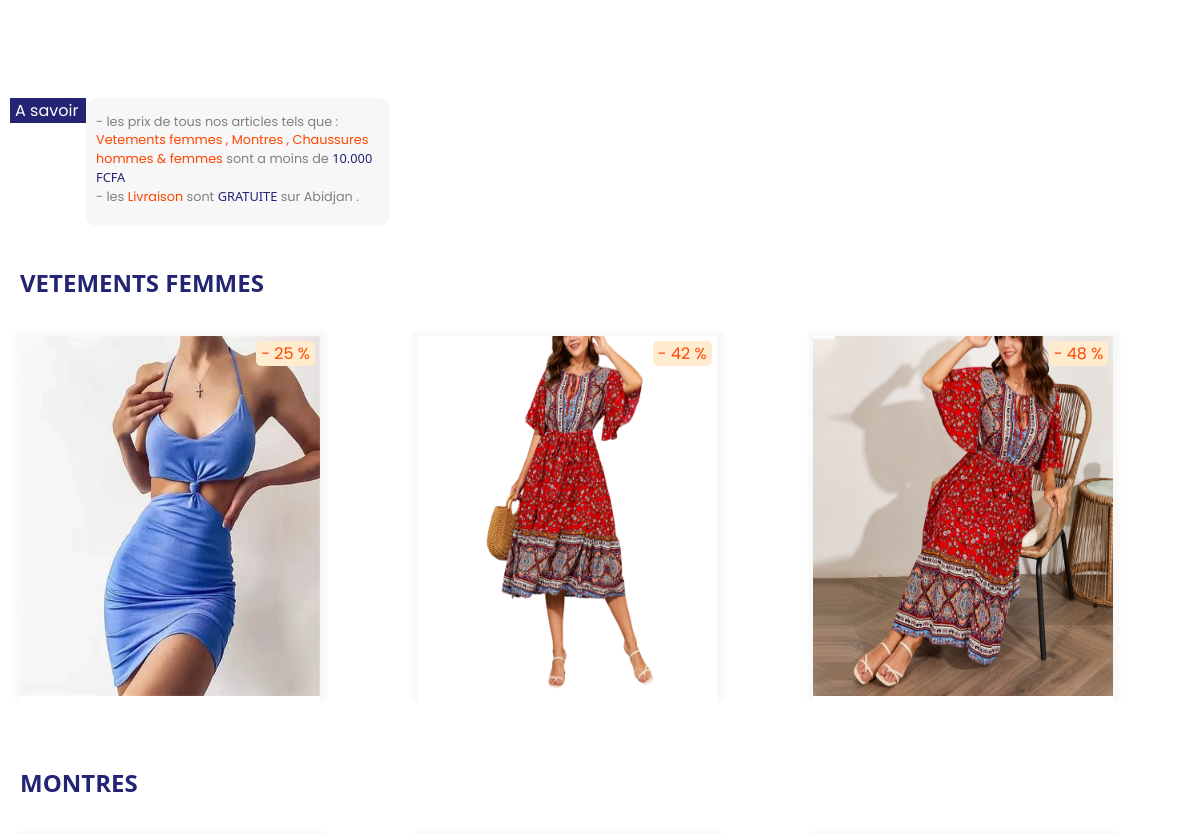
Before: / (middle part) with the older database file.
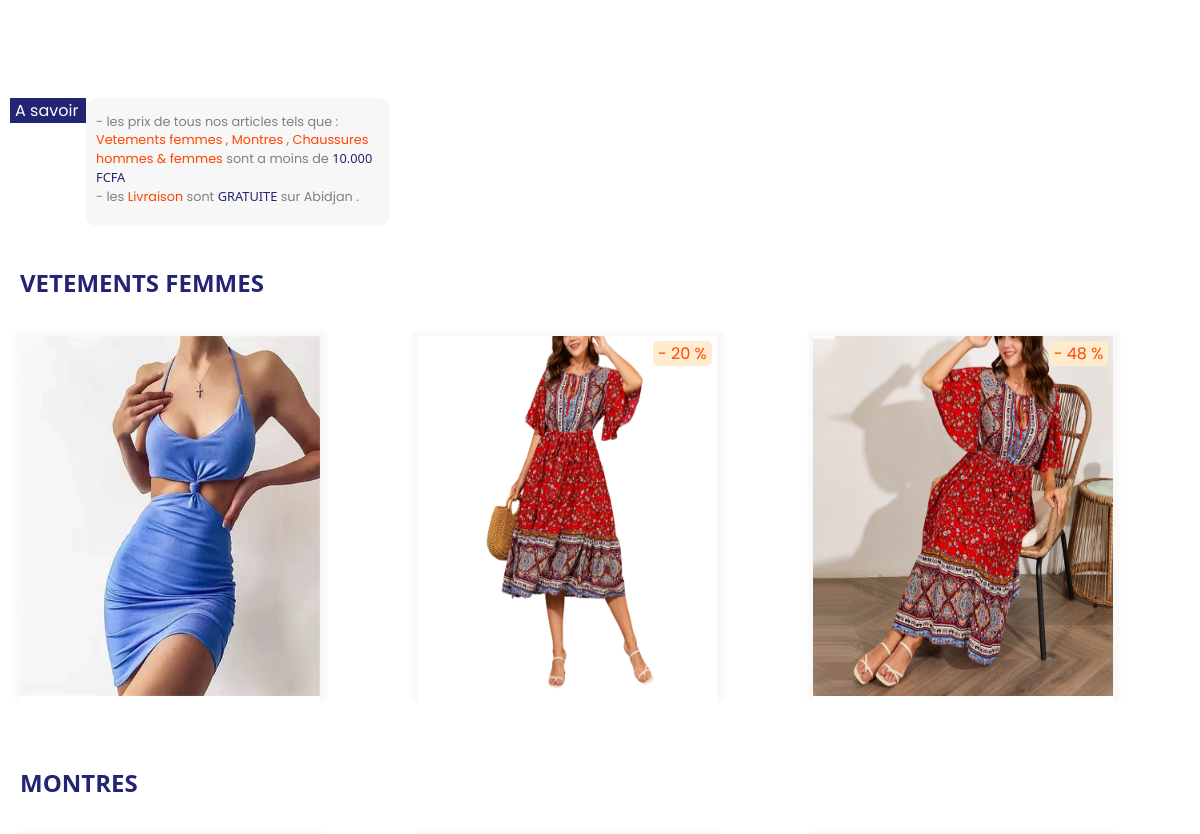
After: the same page with the newer database file.
### app.py (models this page shows, shortened)
class Ajouter(db.Model):
    id = db.Column(db.Integer, primary_key = True)
    nom = db.Column(db.String(15), unique = False , nullable = False)
    description = db.Column(db.String(100), unique = False , nullable = False)
    prix = db.Column(db.String(100), unique = False , nullable = False)
    porce = db.Column(db.String(100), unique = False , nullable = False)
    porceprix = db.Column(db.String(100), unique = False , nullable = False)
    categorie = db.Column(db.String(100), unique = False , nullable = False)
    image = db.Column(db.String(100), unique = True , nullable = False)
    twoimage = db.Column(db.String(100), unique = False , nullable = False)
    threeimage = db.Column(db.String(100), unique = False , nullable = False)
    forimage = db.Column(db.String(100), unique = False , nullable = False)
    xs = db.Column(db.String(100), unique = False , nullable = False)
    s = db.Column(db.String(100), unique = False , nullable = False)
    m = db.Column(db.String(100), unique = False , nullable = False)
    l = db.Column(db.String(100), unique = False , nullable = False)
    xl = db.Column(db.String(100), unique = False , nullable = False)
    xxl = db.Column(db.String(100), unique = False , nullable = False)
    rouge = db.Column(db.String(100), unique = False , nullable = False)
    blanc = db.Column(db.String(100), unique = False , nullable = False)
    noir = db.Column(db.String(100), unique = False , nullable = False)
    jaune = db.Column(db.String(100), unique = False , nullable = False)
    vert = db.Column(db.String(100), unique = False , nullable = False)
    orange = db.Column(db.String(100), unique = False , nullable = False)
    bleu = db.Column(db.String(100), unique = False , nullable = False)
    rose = db.Column(db.String(100), unique = False , nullable = False)
    marron = db.Column(db.String(100), unique = False , nullable = False)
    violet = db.Column(db.String(100), unique = False , nullable = False)
    gris = db.Column(db.String(100), unique = False , nullable = False)
    tranwite = db.Column(db.String(100), unique = False , nullable = False)
    tranneuf = db.Column(db.String(100), unique = False , nullable = False)
    karente = db.Column(db.String(100), unique = False , nullable = False)
    tranwiteun = db.Column(db.String(100), unique = False , nullable = False)
    tranwitedeux = db.Column(db.String(100), unique = False , nullable = False)
    tranwitrois = db.Column(db.String(100), unique = False , nullable = False)
    tranwitekate = db.Column(db.String(100), unique = False , nullable = False)

### app.py (the view)
@app.route("/")
def acceuil():
    catefemme = []
    montre = []
    tout = Ajouter.query.all()
    commenta = []
    recupe = Comment.query.all()
    for i in recupe:
        commenta.append(i)
    for i in tout:
        if i.categorie == "VetementFemme" :
            catefemme.append(i)
        if i.categorie == "Montre" :
            montre.append(i)
    if len(catefemme)>10 :
        catefemme = catefemme[:10]
    if len(montre) >10 :
        montre = montre[:10]
    print(commenta[0].mail)
    return render_template("acceuil.html",commenta=commenta,catefemme=catefemme,montre=montre)

### templates/acceuil.html (shortened to what this page needs)
<!DOCTYPE html>
<html lang="en">
<head>
    <link rel="stylesheet" href="/static/CSS/acceuil.css">
</head>
<body>
    <section class="lesimages">
    </section>
    <div class="mesafheid">
        <div class="nbgds">
            <p style="color: white;">A savoir</p>
        </div>
        <div class="gsidke">
            <p style="font-size: 0.8rem;color: gray;">- les prix de tous nos articles tels que : <span style="color: orangered;"> Vetements femmes ,  Montres ,  Chaussures hommes & femmes</span>  sont a moins de <span style="font-family: 'Segoe UI', Tahoma, Geneva, Verdana, sans-serif;color: rgb(36, 36, 116);">10.000 FCFA</span></p>
            <p style="font-size: 0.8rem;color: gray;">- les <span style="color: orangered;">Livraison </span>  sont <span style="font-family: 'Segoe UI', Tahoma, Geneva, Verdana, sans-serif;color: rgb(36, 36, 116);">GRATUITE </span> sur Abidjan .</p>
        </div>
    </div>
    <div class="vtefemmes">
        <h1 style="font-family: 'Segoe UI', Tahoma, Geneva, Verdana, sans-serif;font-size: 1.5rem;text-align: start;padding-bottom: 50px;
        color: rgb(36, 36, 116);padding-left: 20px;">VETEMENTS FEMMES</h1>
    </div>
    <div class="afficje">
        {% for i in catefemme %}
        <a href="/info/{{i.id}}" class="b1">
            <div class="pheorf">
                <img src="{{url_for('static', filename='uploads/' + i.image)}}" width="100%" height="100%"  alt="">
            </div>
            <div class="pheorf2">
            </div>
            {% if i.porce != "0" %}
            <div class="gdhd">
                <span>
                    <p style="color: orangered;padding-left: 5px;padding-right: 5px;">- {{i.porce}} %</p>
                </span>
            </div>
            {% endif %}
        </a>
        {% endfor %}
    </div>
    <div class="vtefemmes">
        <h1 style="font-family: 'Segoe UI', Tahoma, Geneva, Verdana, sans-serif;font-size: 1.5rem;text-align: start;padding-bottom: 50px;
        color: rgb(36, 36, 116);padding-left: 20px;">MONTRES</h1>
    </div>
    <div class="afficje">
    </div>
</body>
</html>

Changed rows visible on the page:
changed Ajouter (number 1 of 3 on the later page): porce "25" → (not shown)
changed Ajouter (number 2 of 3 on the later page): porce "42" → "20"
